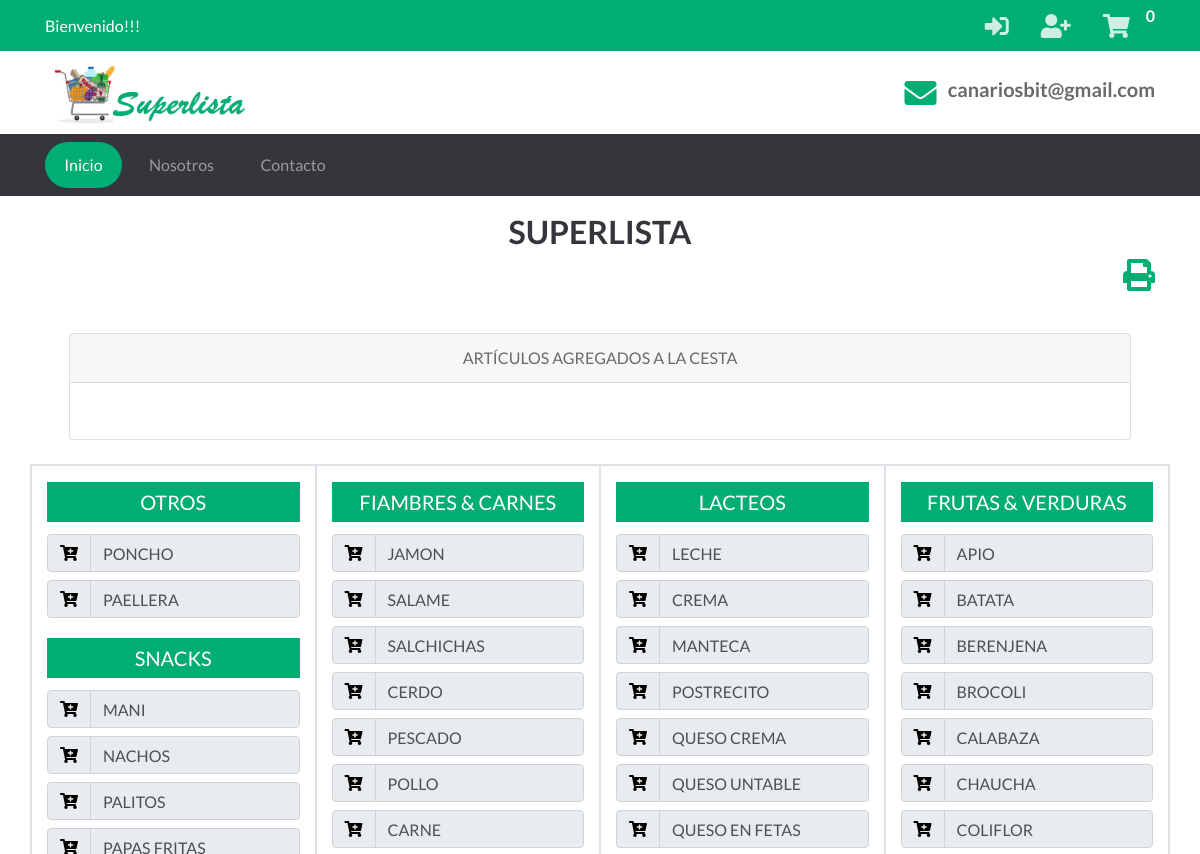
Before: / (upper part) with the older database file.
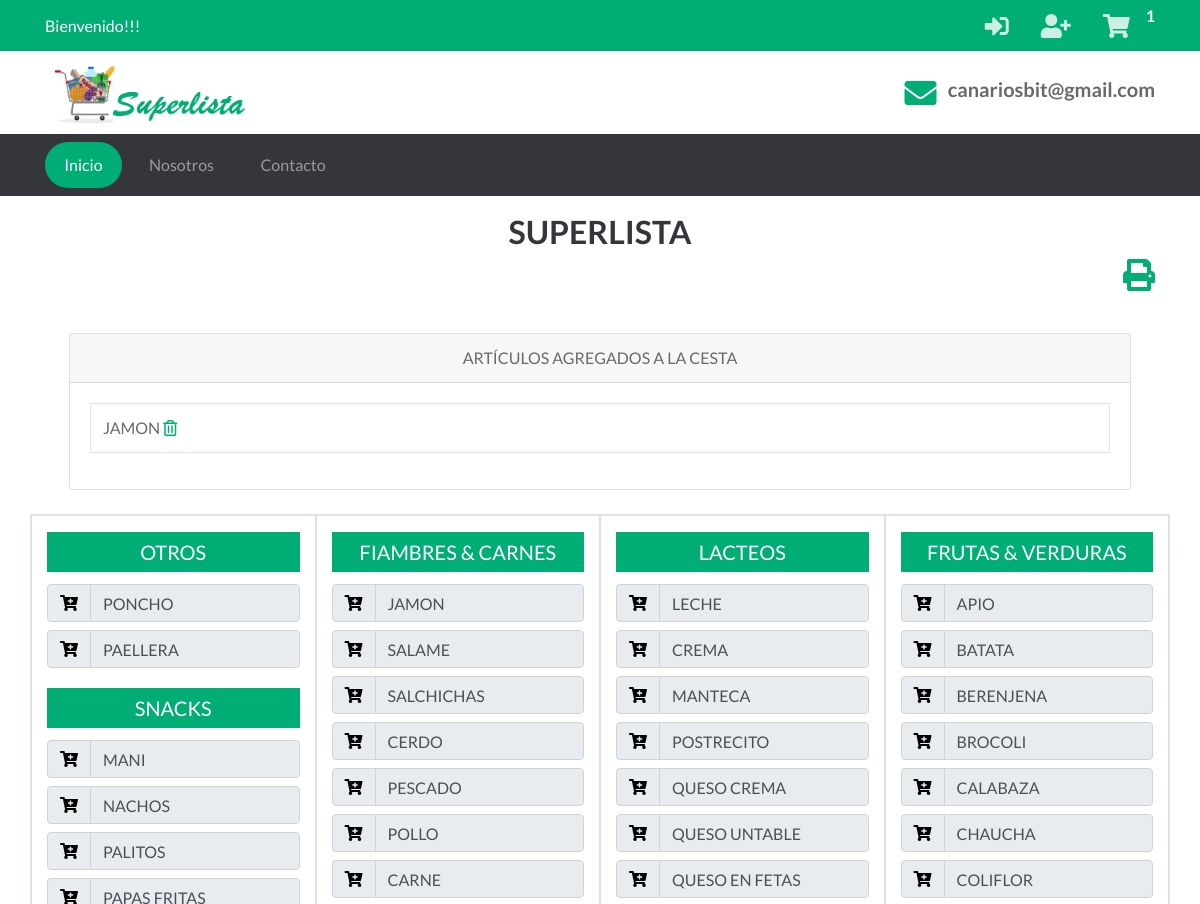
After: the same page with the newer database file.
### tables this page shows
CREATE TABLE "Categorias" (
	"Id"	INTEGER NOT NULL PRIMARY KEY AUTOINCREMENT UNIQUE,
	"Categoria"	TEXT NOT NULL
);

CREATE TABLE "Productos" (
	"Id"	INTEGER NOT NULL PRIMARY KEY AUTOINCREMENT UNIQUE,
	"CategoriaId"	INTEGER NOT NULL,
	"Producto"	TEXT NOT NULL,
	"PropietarioId"	INTEGER NOT NULL,
	FOREIGN KEY("CategoriaId") REFERENCES "Categorias"("Id")
	FOREIGN KEY("PropietarioId") REFERENCES "Usuarios"("Id")
);

CREATE TABLE "Cesta" (
	"Id"	INTEGER NOT NULL PRIMARY KEY AUTOINCREMENT UNIQUE,
	"Id_Usuario"	INTEGER NOT NULL,
	"Item"	INTEGER NOT NULL,
	"Tachar"	INTEGER
);

### app.py (the view)
@app.route('/')  # ruta para el home
def home():
    categorias = getAllCategorias()
    if 'nombre' in session:
        productos = getAllProductosUsuarios()
        CestaArticulos = getAllCesta()
        return render_template('home_logged_in.html', categorias=categorias,
                               productos=productos, CestaArticulos=CestaArticulos)
    else:
        productos = getAllProductosAdmin()
        CestaArticulos = getAllCesta()
        return render_template('home.html', categorias=categorias,
                               productos=productos, CestaArticulos=CestaArticulos)

### app.py (called while the page is built)
def get_db():
    db = getattr(g, '_database', None)
    if db is None:
        db = g._database = sqlite3.connect('database1.db')
    return db

@app.teardown_appcontext
def close_connection(exception):
    db = getattr(g, '_database', None)
    if db is not None:
        db.close()

def conectar_db():
    return sqlite3.connect('database1.db')

def getAllProductosAdmin():
    g.db = conectar_db()
    consulta = 'SELECT * FROM Productos WHERE (PropietarioId= 0)'
    cur = g.db.execute(consulta)
    productos = [dict(pro_id=row[0], cat_id=row[1], pro_nombre=row[2])
                 for row in cur.fetchall()]
    g.db.close()
    return productos

def getAllCategorias():
    cantCarrito()
    g.db = conectar_db()
    cur = g.db.execute('SELECT * FROM Categorias')
    categorias = [dict(cat_id=row[0], cat_nombre=row[1])
                  for row in cur.fetchall()]
    g.db.close()
    return categorias

### templates/home.html (shortened to what the changed rows need)
{% extends "layout.html" %}
{% block content %}
<section id="lista">
    <div class="container">
        <header class="py-3 text-secondary text-center">
            <h2 class="display-6 font-weight-bold">SUPERLISTA</h2>
        </header>
    </div>
    <div class="container">
        <div class="row justify-content-center p-4">
            <div class="col-12">
                <div class="card align-content-center">
                    <div class="card-body">
                            {%  set contador = namespace(value=0) %}
                            <table class="table table-striped">
                                {%  set contador = namespace(value=0) %}
                                <tbody>
                                    <tr class="tex border" >
                                {% for CestaArticulo in CestaArticulos %}
                                    {% if  (contador.value % 6) == 0 %}
                                         </tr>
                                         <tr>
                                    {% endif %}
                                      <td class="text border">{{ CestaArticulo.Item_nombre }}
                                        <a href="/DeleteArtCesta_home/{{CestaArticulo.Id}}"><i class="far fa-trash-alt text-primary"></i></a>
                                      </td>
                                    {% set contador.value = contador.value + 1 %}
                                {% endfor %}
                                        </tr>
                                </tbody>
                            </table>
                    </div>
                </div>
            </div>
        </div>
    </div>
    <div class="container">
        <div class="row border">
            <div class="col-3 border">
                <form action="">
                    {% for categoria in categorias %}
                        <div class="form-group">
                            {% if categoria.cat_id == 9 or categoria.cat_id == 13 or categoria.cat_id ==12  or categoria.cat_id == 11 %}
                                <div class="text h5 py-2 text-center bg-primary text-white">
                                    <span>{{ categoria.cat_nombre }} </span>
                                </div>
                                {% for producto in productos %}
                                    {% if categoria.cat_id == producto.cat_id  %}
                                    <div class="input-group py-1">
                                        <div class="input-group-prepend">
                                            <div class="input-group-text">
                                                <a href="/AddArt/{{producto.pro_nombre}}"><i class="fas fa-cart-plus" style="color:black;"></i></a>
                                            </div>
                                        </div>
                                        <input type="text" name="input" readonly="true" class="form-control"
                                            value="{{ producto.pro_nombre }}" aria-label="Text input with checkbox">
                                    </div>
                                    {% endif %}
                                {% endfor %}
                            {% endif %}
                        </div>
                    {%endfor%}
                </form>
            </div>
            <div class="col-3 border">
                <form action="">
                    {% for categoria in categorias %}
                    <div class="form-group">
                        {% if categoria.cat_id == 5 or categoria.cat_id == 2 or categoria.cat_id == 6 or categoria.cat_id == 10 %}
                            <div class="text h5 py-2 text-center bg-primary text-white">
                                <span>{{ categoria.cat_nombre }} </span>
                            </div>
                            {% for producto in productos %}
                                {% if categoria.cat_id == producto.cat_id  %}
                                <div class="input-group py-1">
                                    <div class="input-group-prepend">
                                        <div class="input-group-text">
                                            <a href="/AddArt/{{producto.pro_nombre}}"><i class="fas fa-cart-plus" style="color:black;"></i></a>
                                        </div>
                                    </div>
                                    <input type="text" name="input" readonly="true" class="form-control"
                                        value="{{ producto.pro_nombre }}" aria-label="Text input with checkbox">
                                </div>
                                {% endif %}
                            {% endfor %}
                        {% endif %}
                    </div>
                    {%endfor%}
                </form>
            </div>
            <div class="col-3 border">
                <form action="">
                    {% for categoria in categorias %}
                        <div class="form-group">
                            {% if categoria.cat_id == 7 or categoria.cat_id == 3 or categoria.cat_id == 4 %}
                                <div class="text h5 py-2 text-center bg-primary text-white">
                                    <span>{{ categoria.cat_nombre }} </span>
                                </div>
                                    {% for producto in productos %}
                                        {% if categoria.cat_id == producto.cat_id  %}
                                        <div class="input-group py-1">
                                            <div class="input-group-prepend">
                                                <div class="input-group-text">
                                                    <a href="/AddArt/{{producto.pro_nombre}}"><i class="fas fa-cart-plus" style="color:black;"></i></a>
                                                </div>
                                            </div>
                                            <input type="text" name="input" readonly="true" class="form-control"
                                                value="{{ producto.pro_nombre }}" aria-label="Text input with checkbox">
                                        </div>
                                        {% endif %}
                                    {% endfor %}
                            {% endif %}
                        </div>
                    {%endfor%}
                </form>
            </div>
            <div class="col-3 border py-3">
                <form action="">
                    {% for categoria in categorias %}
                        <div class="form-group">
                            {% if categoria.cat_id == 1 or categoria.cat_id == 8 %}
                                <div class="text h5 py-2 text-center bg-primary text-white">
                                    <span>{{ categoria.cat_nombre }} </span>
                                </div>
                                    {% for producto in productos %}
                                        {% if categoria.cat_id == producto.cat_id  %}
                                        <div class="input-group py-1">
                                            <div class="input-group-prepend">
                                                <div class="input-group-text">
                                                    <a href="/AddArt/{{producto.pro_nombre}}"><i class="fas fa-cart-plus" style="color:black;"></i></a>
                                                </div>
                                            </div>
                                            <input type="text" name="input" readonly="true" class="form-control"
                                                value="{{ producto.pro_nombre }}" aria-label="Text input with checkbox">
                                        </div>
                                        {% endif %}
                                    {% endfor %}
                            {% endif %}
                        </div>
                    {%endfor%}
                </form>
            </div>
        </div>
    </div>
</section>
{% endblock %}

Changed rows visible on the page:
added Cesta: Item_nombre "JAMON"
Other visible differences:
{{ session['carrito'] }}: "0" → "1"
